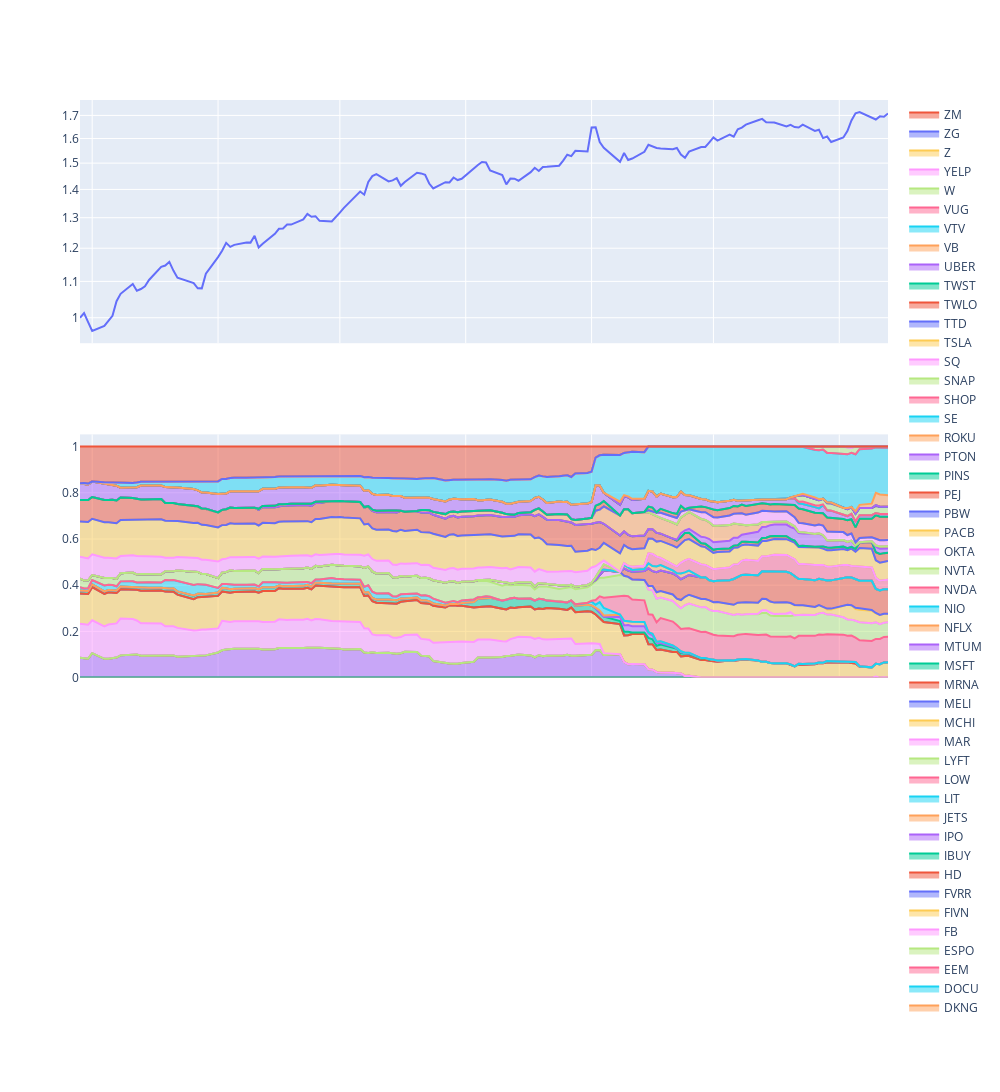

Source (notebook cell):
### Code cell
print("LONG FINVIZ - ", "https://elite.finviz.com/screener.ashx?v=111&t=" + ",".join(LONG_CANDIDATES))
print()
print("SHORT FINVIZ - ", "https://elite.finviz.com/screener.ashx?v=111&t=" + ",".join(SHORT_CANDIDATES))


from plotly.subplots import make_subplots
import plotly.graph_objects as go

fig = make_subplots(rows=3, cols=1, shared_xaxes=True)

cum_returns = (r.returns_history+1).cumprod()
fig.add_trace(go.Scatter(x=cum_returns.index, y=cum_returns), row=1, col=1)
fig.update_yaxes(type="log", row=1, col=1)


long_allocations = r.allocation_history[[c for c in r.allocation_history.columns if c in LONG_CANDIDATES]]
for (k, v) in long_allocations.items():
    fig.add_trace(go.Scatter(x=r.allocation_history.index, y=v, name=k, stackgroup='one'), row=2, col=1)
    
short_allocations = r.allocation_history[[c for c in r.allocation_history.columns if c in SHORT_CANDIDATES]]
for (k, v) in short_allocations.items():
    fig.add_trace(go.Scatter(x=r.allocation_history.index, y=v, name=k, stackgroup='one'), row=3, col=1)

fig.update_layout(
    autosize=False,
    width=1000,
    height=1200,)
fig.show()

### Figure 1 — Plotly figure (JSON) as saved in the notebook; plotly's stock layout.template omitted (floating-point values rounded to 4 significant figures; data arrays with more than 128 entries replaced by an {"elided": "..."} marker saying what was removed)
{"data": [{"type": "scatter", "x": {"elided": "141 str values"}, "xaxis": "x", "y": {"elided": "141 float values"}, "yaxis": "y"}, {"name": "AAPL", "stackgroup": "one", "type": "scatter", "x": {"elided": "141 str values"}, "xaxis": "x2", "y": {"elided": "141 int values"}, "yaxis": "y2"}, {"name": "AMC", "stackgroup": "one", "type": "scatter", "x": {"elided": "141 str values"}, "xaxis": "x2", "y": {"elided": "141 int values"}, "yaxis": "y2"}, {"name": "AMZN", "stackgroup": "one", "type": "scatter", "x": {"elided": "141 str values"}, "xaxis": "x2", "y": {"elided": "141 float values"}, "yaxis": "y2"}, {"name": "ARKF", "stackgroup": "one", "type": "scatter", "x": {"elided": "141 str values"}, "xaxis": "x2", "y": {"elided": "141 int values"}, "yaxis": "y2"}, {"name": "ARKG", "stackgroup": "one", "type": "scatter", "x": {"elided": "141 str values"}, "xaxis": "x2", "y": {"elided": "141 int values"}, "yaxis": "y2"}, {"name": "ARKK", "stackgroup": "one", "type": "scatter", "x": {"elided": "141 str values"}, "xaxis": "x2", "y": {"elided": "141 int values"}, "yaxis": "y2"}, {"name": "ARKW", "stackgroup": "one", "type": "scatter", "x": {"elided": "141 str values"}, "xaxis": "x2", "y": {"elided": "141 int values"}, "yaxis": "y2"}, {"name": "BABA", "stackgroup": "one", "type": "scatter", "x": {"elided": "141 str values"}, "xaxis": "x2", "y": {"elided": "141 float values"}, "yaxis": "y2"}, {"name": "CQQQ", "stackgroup": "one", "type": "scatter", "x": {"elided": "141 str values"}, "xaxis": "x2", "y": {"elided": "141 float values"}, "yaxis": "y2"}, {"name": "CRSP", "stackgroup": "one", "type": "scatter", "x": {"elided": "141 str values"}, "xaxis": "x2", "y": {"elided": "141 int values"}, "yaxis": "y2"}, {"name": "CRWD", "stackgroup": "one", "type": "scatter", "x": {"elided": "141 str values"}, "xaxis": "x2", "y": {"elided": "141 int values"}, "yaxis": "y2"}, {"name": "DAO", "stackgroup": "one", "type": "scatter", "x": {"elided": "141 str values"}, "xaxis": "x2", "y": {"elided": "141 float values"}, "yaxis": "y2"}, {"name": "DDOG", "stackgroup": "one", "type": "scatter", "x": {"elided": "141 str values"}, "xaxis": "x2", "y": {"elided": "141 float values"}, "yaxis": "y2"}, {"name": "DKNG", "stackgroup": "one", "type": "scatter", "x": {"elided": "141 str values"}, "xaxis": "x2", "y": {"elided": "141 float values"}, "yaxis": "y2"}, {"name": "DOCU", "stackgroup": "one", "type": "scatter", "x": {"elided": "141 str values"}, "xaxis": "x2", "y": {"elided": "141 float values"}, "yaxis": "y2"}, {"name": "EEM", "stackgroup": "one", "type": "scatter", "x": {"elided": "141 str values"}, "xaxis": "x2", "y": {"elided": "141 float values"}, "yaxis": "y2"}, {"name": "ESPO", "stackgroup": "one", "type": "scatter", "x": {"elided": "141 str values"}, "xaxis": "x2", "y": {"elided": "141 float values"}, "yaxis": "y2"}, {"name": "FB", "stackgroup": "one", "type": "scatter", "x": {"elided": "141 str values"}, "xaxis": "x2", "y": {"elided": "141 float values"}, "yaxis": "y2"}, {"name": "FIVN", "stackgroup": "one", "type": "scatter", "x": {"elided": "141 str values"}, "xaxis": "x2", "y": {"elided": "141 float values"}, "yaxis": "y2"}, {"name": "FVRR", "stackgroup": "one", "type": "scatter", "x": {"elided": "141 str values"}, "xaxis": "x2", "y": {"elided": "141 float values"}, "yaxis": "y2"}, {"name": "HD", "stackgroup": "one", "type": "scatter", "x": {"elided": "141 str values"}, "xaxis": "x2", "y": {"elided": "141 float values"}, "yaxis": "y2"}, {"name": "IBUY", "stackgroup": "one", "type": "scatter", "x": {"elided": "141 str values"}, "xaxis": "x2", "y": {"elided": "141 int values"}, "yaxis": "y2"}, {"name": "IPO", "stackgroup": "one", "type": "scatter", "x": {"elided": "141 str values"}, "xaxis": "x2", "y": {"elided": "141 int values"}, "yaxis": "y2"}, {"name": "JETS", "stackgroup": "one", "type": "scatter", "x": {"elided": "141 str values"}, "xaxis": "x2", "y": {"elided": "141 float values"}, "yaxis": "y2"}, {"name": "LIT", "stackgroup": "one", "type": "scatter", "x": {"elided": "141 str values"}, "xaxis": "x2", "y": {"elided": "141 int values"}, "yaxis": "y2"}, {"name": "LOW", "stackgroup": "one", "type": "scatter", "x": {"elided": "141 str values"}, "xaxis": "x2", "y": {"elided": "141 float values"}, "yaxis": "y2"}, {"name": "LYFT", "stackgroup": "one", "type": "scatter", "x": {"elided": "141 str values"}, "xaxis": "x2", "y": {"elided": "141 int values"}, "yaxis": "y2"}, {"name": "MAR", "stackgroup": "one", "type": "scatter", "x": {"elided": "141 str values"}, "xaxis": "x2", "y": {"elided": "141 float values"}, "yaxis": "y2"}, {"name": "MCHI", "stackgroup": "one", "type": "scatter", "x": {"elided": "141 str values"}, "xaxis": "x2", "y": {"elided": "141 float values"}, "yaxis": "y2"}, {"name": "MELI", "stackgroup": "one", "type": "scatter", "x": {"elided": "141 str values"}, "xaxis": "x2", "y": {"elided": "141 int values"}, "yaxis": "y2"}, {"name": "MRNA", "stackgroup": "one", "type": "scatter", "x": {"elided": "141 str values"}, "xaxis": "x2", "y": {"elided": "141 float values"}, "yaxis": "y2"}, {"name": "MSFT", "stackgroup": "one", "type": "scatter", "x": {"elided": "141 str values"}, "xaxis": "x2", "y": {"elided": "141 int values"}, "yaxis": "y2"}, {"name": "MTUM", "stackgroup": "one", "type": "scatter", "x": {"elided": "141 str values"}, "xaxis": "x2", "y": {"elided": "141 float values"}, "yaxis": "y2"}, {"name": "NFLX", "stackgroup": "one", "type": "scatter", "x": {"elided": "141 str values"}, "xaxis": "x2", "y": {"elided": "141 float values"}, "yaxis": "y2"}, {"name": "NIO", "stackgroup": "one", "type": "scatter", "x": {"elided": "141 str values"}, "xaxis": "x2", "y": {"elided": "141 float values"}, "yaxis": "y2"}, {"name": "NVDA", "stackgroup": "one", "type": "scatter", "x": {"elided": "141 str values"}, "xaxis": "x2", "y": {"elided": "141 int values"}, "yaxis": "y2"}, {"name": "NVTA", "stackgroup": "one", "type": "scatter", "x": {"elided": "141 str values"}, "xaxis": "x2", "y": {"elided": "141 int values"}, "yaxis": "y2"}, {"name": "OKTA", "stackgroup": "one", "type": "scatter", "x": {"elided": "141 str values"}, "xaxis": "x2", "y": {"elided": "141 float values"}, "yaxis": "y2"}, {"name": "PACB", "stackgroup": "one", "type": "scatter", "x": {"elided": "141 str values"}, "xaxis": "x2", "y": {"elided": "141 int values"}, "yaxis": "y2"}, {"name": "PBW", "stackgroup": "one", "type": "scatter", "x": {"elided": "141 str values"}, "xaxis": "x2", "y": {"elided": "141 int values"}, "yaxis": "y2"}, {"name": "PEJ", "stackgroup": "one", "type": "scatter", "x": {"elided": "141 str values"}, "xaxis": "x2", "y": {"elided": "141 float values"}, "yaxis": "y2"}, {"name": "PINS", "stackgroup": "one", "type": "scatter", "x": {"elided": "141 str values"}, "xaxis": "x2", "y": {"elided": "141 int values"}, "yaxis": "y2"}, {"name": "PTON", "stackgroup": "one", "type": "scatter", "x": {"elided": "141 str values"}, "xaxis": "x2", "y": {"elided": "141 float values"}, "yaxis": "y2"}, {"name": "ROKU", "stackgroup": "one", "type": "scatter", "x": {"elided": "141 str values"}, "xaxis": "x2", "y": {"elided": "141 int values"}, "yaxis": "y2"}, {"name": "SE", "stackgroup": "one", "type": "scatter", "x": {"elided": "141 str values"}, "xaxis": "x2", "y": {"elided": "141 int values"}, "yaxis": "y2"}, {"name": "SHOP", "stackgroup": "one", "type": "scatter", "x": {"elided": "141 str values"}, "xaxis": "x2", "y": {"elided": "141 float values"}, "yaxis": "y2"}, {"name": "SNAP", "stackgroup": "one", "type": "scatter", "x": {"elided": "141 str values"}, "xaxis": "x2", "y": {"elided": "141 float values"}, "yaxis": "y2"}, {"name": "SQ", "stackgroup": "one", "type": "scatter", "x": {"elided": "141 str values"}, "xaxis": "x2", "y": {"elided": "141 int values"}, "yaxis": "y2"}, {"name": "TSLA", "stackgroup": "one", "type": "scatter", "x": {"elided": "141 str values"}, "xaxis": "x2", "y": {"elided": "141 int values"}, "yaxis": "y2"}, {"name": "TTD", "stackgroup": "one", "type": "scatter", "x": {"elided": "141 str values"}, "xaxis": "x2", "y": {"elided": "141 int values"}, "yaxis": "y2"}, {"name": "TWLO", "stackgroup": "one", "type": "scatter", "x": {"elided": "141 str values"}, "xaxis": "x2", "y": {"elided": "141 float values"}, "yaxis": "y2"}, {"name": "TWST", "stackgroup": "one", "type": "scatter", "x": {"elided": "141 str values"}, "xaxis": "x2", "y": {"elided": "141 int values"}, "yaxis": "y2"}, {"name": "UBER", "stackgroup": "one", "type": "scatter", "x": {"elided": "141 str values"}, "xaxis": "x2", "y": {"elided": "141 int values"}, "yaxis": "y2"}, {"name": "VB", "stackgroup": "one", "type": "scatter", "x": {"elided": "141 str values"}, "xaxis": "x2", "y": {"elided": "141 float values"}, "yaxis": "y2"}, {"name": "VTV", "stackgroup": "one", "type": "scatter", "x": {"elided": "141 str values"}, "xaxis": "x2", "y": {"elided": "141 float values"}, "yaxis": "y2"}, {"name": "VUG", "stackgroup": "one", "type": "scatter", "x": {"elided": "141 str values"}, "xaxis": "x2", "y": {"elided": "141 float values"}, "yaxis": "y2"}, {"name": "W", "stackgroup": "one", "type": "scatter", "x": {"elided": "141 str values"}, "xaxis": "x2", "y": {"elided": "141 float values"}, "yaxis": "y2"}, {"name": "YELP", "stackgroup": "one", "type": "scatter", "x": {"elided": "141 str values"}, "xaxis": "x2", "y": {"elided": "141 int values"}, "yaxis": "y2"}, {"name": "Z", "stackgroup": "one", "type": "scatter", "x": {"elided": "141 str values"}, "xaxis": "x2", "y": {"elided": "141 float values"}, "yaxis": "y2"}, {"name": "ZG", "stackgroup": "one", "type": "scatter", "x": {"elided": "141 str values"}, "xaxis": "x2", "y": {"elided": "141 int values"}, "yaxis": "y2"}, {"name": "ZM", "stackgroup": "one", "type": "scatter", "x": {"elided": "141 str values"}, "xaxis": "x2", "y": {"elided": "141 float values"}, "yaxis": "y2"}], "layout": {"autosize": false, "height": 1200, "width": 1000, "xaxis": {"anchor": "y", "domain": [0, 1], "matches": "x3", "showticklabels": false}, "xaxis2": {"anchor": "y2", "domain": [0, 1], "matches": "x3", "showticklabels": false}, "xaxis3": {"anchor": "y3", "domain": [0, 1]}, "yaxis": {"anchor": "x", "domain": [0.7333, 1], "type": "log"}, "yaxis2": {"anchor": "x2", "domain": [0.3667, 0.6333]}, "yaxis3": {"anchor": "x3", "domain": [0, 0.2667]}}}
